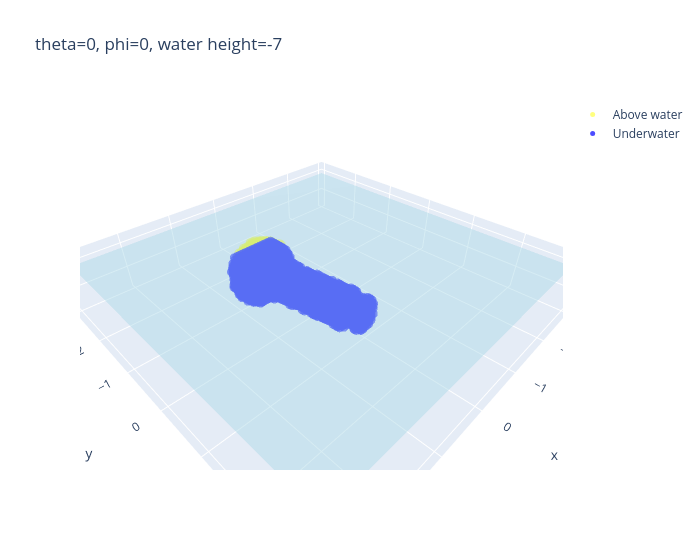

The code cell stored with this chart in its notebook:
### Code cell
water_visual(points, 0, 0, -7)

### Figure 1 — Plotly figure (JSON) as saved in the notebook; plotly's stock layout.template omitted (floating-point values rounded to 4 significant figures; data arrays with more than 128 entries replaced by an {"elided": "..."} marker saying what was removed)
{"data": [{"marker": {"color": "yellow", "opacity": 0.5, "size": 5}, "mode": "markers", "name": "Above water", "type": "scatter3d", "x": {"elided": "258 float values"}, "y": {"elided": "258 float values"}, "z": {"elided": "258 float values"}}, {"marker": {"color": "blue", "opacity": 0.7, "size": 5}, "mode": "markers", "name": "Underwater", "type": "scatter3d", "x": {"elided": "7743 float values"}, "y": {"elided": "7743 float values"}, "z": {"elided": "7743 float values"}}, {"color": "lightblue", "i": [0, 0], "j": [1, 2], "k": [2, 3], "opacity": 0.5, "type": "mesh3d", "x": [2.921, 2.921, -2.921, -2.921], "y": [-2.921, 2.921, 2.921, -2.921], "z": [-7.0, -7.0, -7.0, -7.0]}], "layout": {"height": 550, "scene": {"aspectmode": "data", "xaxis": {"title": {"text": "x"}}, "yaxis": {"title": {"text": "y"}}, "zaxis": {"title": {"text": "z"}}}, "title": {"text": "theta=0, phi=0, water height=-7"}, "width": 700}}
